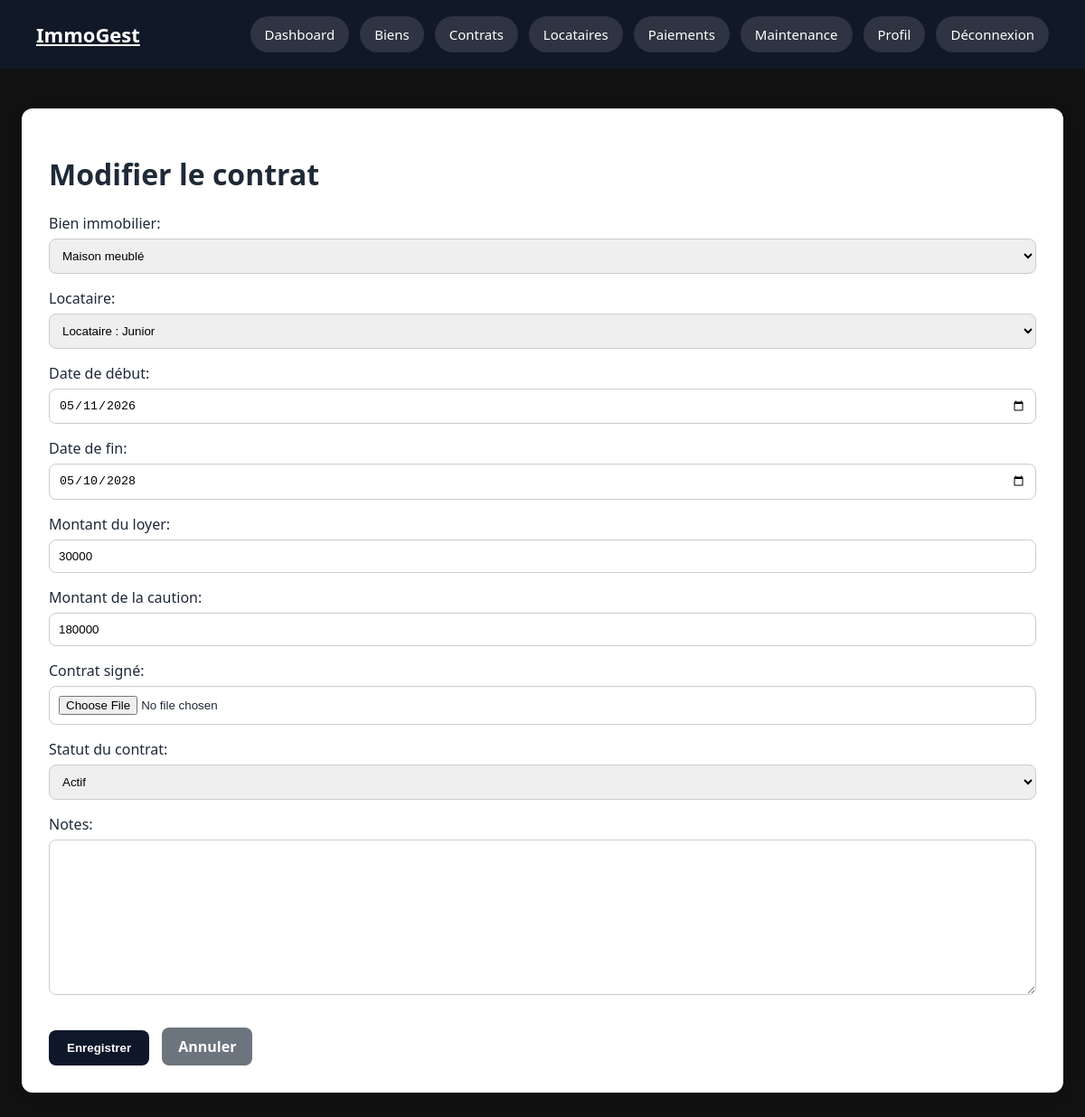
The app's page /properties/contrats/3/modifier/ (signed in) with its own data.
### properties/models.py (models this page shows, shortened)
class ContratBail(models.Model):
    ACTIF = 'actif'
    RESILIE = 'resilie'
    EXPIRE = 'expire'
    STATUT_CHOICES = [
        (ACTIF, 'Actif'),
        (RESILIE, 'Résilié'),
        (EXPIRE, 'Expiré'),
    ]
    bien = models.ForeignKey(
        Bien,
        on_delete=models.CASCADE,
        related_name='contrats'
    )
    locataire = models.ForeignKey(
        ProfilLocataire,
        on_delete=models.CASCADE,
        related_name='contrats'
    )
    date_debut = models.DateField()
    date_fin = models.DateField(
        blank=True,
        null=True
    )
    montant_loyer = models.DecimalField(
        max_digits=10,
        decimal_places=0
    )
    montant_caution = models.DecimalField(
        max_digits=10,
        decimal_places=0
    )
    document = models.FileField(
        upload_to='contrats/',
        blank=True,
        null=True
    )
    statut = models.CharField(
        max_length=20,
        choices=STATUT_CHOICES,
        default=ACTIF
    )
    notes = models.TextField(
        blank=True
    )
    is_archived = models.BooleanField(
    default=False
    )
    created_at = models.DateTimeField(
        auto_now_add=True
    )
    updated_at = models.DateTimeField(
        auto_now=True
    )
    class Meta:
        verbose_name = 'Contrat de bail'
        verbose_name_plural = 'Contrats de bail'
        ordering = ['-created_at']

### properties/views.py (the view)
@login_required
@proprietaire_required
def modifier_contrat(request, pk):
    profil = request.user.profil_proprietaire
    contrat = get_object_or_404(ContratBail, pk=pk, bien__proprietaire=profil)
    if request.method == 'POST':
        form = ContratBailForm(request.POST, request.FILES, instance=contrat)
        form.fields['bien'].queryset = Bien.objects.filter(proprietaire=profil, is_archived=False)
        if form.is_valid():
            form.save()
            messages.success(request, "Contrat modifié avec succès.")
            return redirect('properties:detail_contrat', pk=contrat.pk)
    else:
        form = ContratBailForm(instance=contrat)
        form.fields['bien'].queryset = Bien.objects.filter(proprietaire=profil, is_archived=False)
    return render(request, 'properties/form_contrat.html', {
        'form': form,
        'titre': 'Modifier le contrat'
    })

### properties/forms.py (shortened to what this page needs)
class ContratBailForm(forms.ModelForm):
    class Meta:
        model = ContratBail
        fields = [
            'bien',
            'locataire',
            'date_debut',
            'date_fin',
            'montant_loyer',
            'montant_caution',
            'document',
            'statut',
            'notes',
        ]
        labels = {
            'bien': 'Bien immobilier',
            'locataire': 'Locataire',
            'date_debut': 'Date de début',
            'date_fin': 'Date de fin',
            'montant_loyer': 'Montant du loyer',
            'montant_caution': 'Montant de la caution',
            'document': 'Contrat signé',
            'statut': 'Statut du contrat',
            'notes': 'Notes',
        }
        widgets = {
            'date_debut': forms.DateInput(attrs={'type': 'date'}),
            'date_fin': forms.DateInput(attrs={'type': 'date'}),
        }

### accounts/models.py (called while the page is built)
    def __str__(self):
        return f"Locataire : {self.user.username}"

### properties/models.py (called while the page is built)
    def __str__(self):
        return self.titre

### templates/properties/form_contrat.html (shortened to what this page needs)
{% extends "base.html" %}
{% block content %}
<div class="card">
    <h1>{{ titre }}</h1>
    <form method="post" enctype="multipart/form-data">
        {{ form.as_p }}
        <button type="submit">
            Enregistrer
        </button>
        <a href="{% url 'properties:liste_contrats' %}" class="btn-secondary">
            Annuler
        </a>
    </form>
</div>
{% endblock %}

### static/css/style.css (style rules this page uses)
* { box-sizing: border-box; }
body { margin: 0; font-family: Arial, sans-serif; background-color: #f5f7fa; color: #222; }
.card { background-color: white; padding: 30px; border-radius: 12px; box-shadow: 0 4px 15px rgba(0, 0, 0, 0.1); }
input, select, textarea { width: 100%; padding: 10px; margin-top: 6px; border: 1px solid #ccc; border-radius: 8px; }
button { background-color: #0f172a; color: white; border: none; padding: 12px 20px; border-radius: 8px; cursor: pointer; font-weight: bold; }
.btn-secondary { margin-left: 10px; color: #0f172a; text-decoration: none; font-weight: bold; }
.btn-secondary { display: inline-block; padding: 10px 18px; background: #6c757d; color: white; text-decoration: none; border-radius: 8px; margin-top: 15px; }
body { background: #f6f4ef; color: #1f2937; }
body { margin: 0; padding: 0; background: #111; font-family: 'Segoe UI', sans-serif; }

### records on screen
ContratBail: bien "Maison meublé", locataire "Locataire : Junior", date_debut "05/11/2026", date_fin "05/10/2028", montant_loyer "30000", montant_caution "180000", statut "Actif"

### other values on screen
{{ titre }} "Modifier le contrat"
